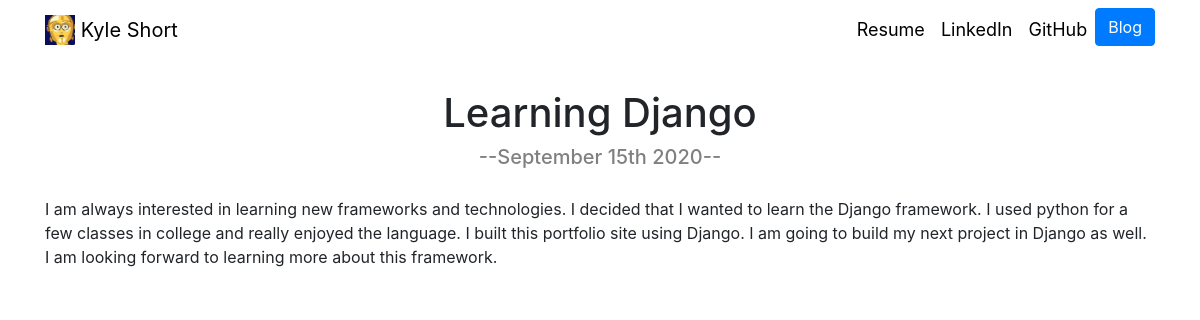
/blog/5/, run on the app's committed database.
### blog/models.py (models this page shows)
class Blog(models.Model):
    title = models.CharField(max_length=200)
    description = models.TextField()
    date = models.DateField()

### blog/views.py (the view)
# urls.py: path('<int:blog_id>/', views.detail, name='detail'),
def detail(request, blog_id):
    blog = get_object_or_404(Blog, pk=blog_id)
    return render(request, 'blog/detail.html', {'blog':blog})

### blog/templates/blog/detail.html
{% extends 'portfolio/base.html' %}
{% block content %}
<div class="row justify-content-center" style="padding-top: 30px;">
  <h1>{{ blog.title }}</h1>
</div>
<div class="row justify-content-center" style="padding-bottom: 20px;">
  <h3 style="font-size: 20px; color: #808080">--{{ blog.date|date:'F jS Y' }}--</h3>
</div>
{{ blog.description|safe}}
{% endblock %}

### data on the page
Blog: title "Learning Django", date "September 15th 2020", description "I am always interested in learning new frameworks and technologies. I decided that I wanted to learn the Django framework. I used python for a few classes in college and really enjoyed the language. I built this portfolio site using Django. I am going to build my next project in Django as well. I am looking forward to learning more about this framework."
